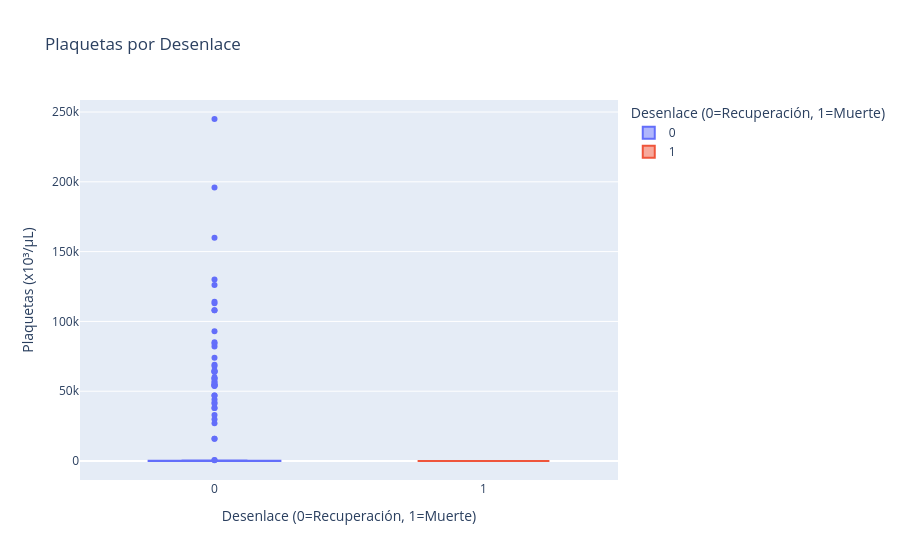
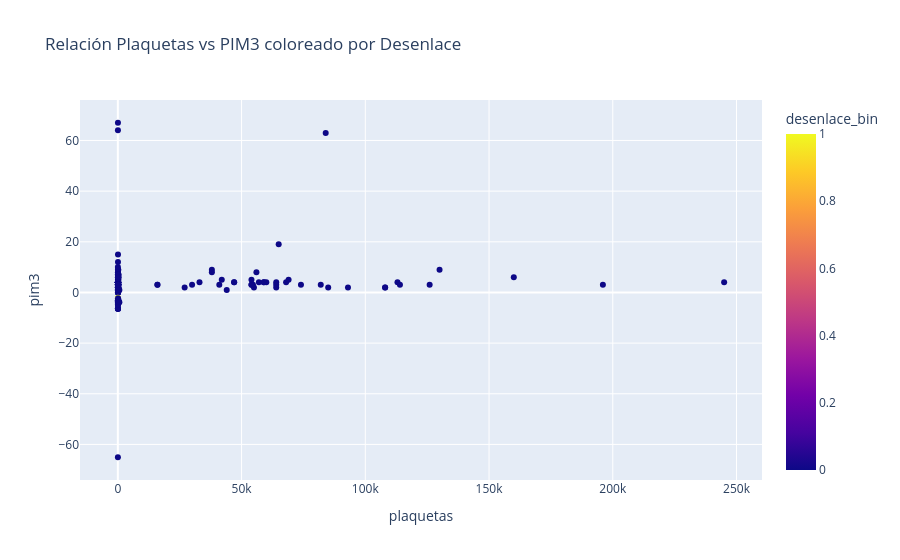

Notebook cell for these charts, in order:
### Markdown cell above
## 6. Exploratory Data Analysis (EDA) – eda_templates.md

### Code cell
# =============================================================================
# 6. Exploratory Data Analysis (EDA) – eda_templates.md + mejores prácticas
# =============================================================================

# Variables numéricas clave
numeric_cols = ["hb", "hto", "plaquetas", "bun", "creatinina", "alt", "ast", "pim3"]

# 1. Distribuciones y boxplots por desenlace
print("=== DISTRIBUCIONES Y COMPARACIÓN POR DESENLACE ===")
for col in numeric_cols:
    if col in df.columns:
        fig, axes = plt.subplots(1, 2, figsize=(14, 5))

        # Histograma + KDE
        sns.histplot(data=df, x=col, kde=True, ax=axes[0])
        axes[0].set_title(f"Distribución de {col}")

        # Boxplot por desenlace
        sns.boxplot(data=df, x="desenlace_bin", y=col, ax=axes[1])
        axes[1].set_title(f"{col} por Desenlace (0=Recuperación, 1=Muerte)")
        axes[1].set_xticklabels(["Recuperación", "Muerte"])

        plt.tight_layout()
        plt.show()

# 2. Matriz de correlación (solo numéricas)
print("\n=== MATRIZ DE CORRELACIÓN ===")
corr_matrix = df[numeric_cols].corr()
plt.figure(figsize=(10, 8))
sns.heatmap(corr_matrix, annot=True, cmap="coolwarm", center=0, fmt=".2f", linewidths=0.5)
plt.title("Matriz de Correlación (Pearson) - Variables Numéricas")
plt.tight_layout()
plt.show()

# 3. Visualización interactiva con Plotly (ideal para exposición)
print("\n=== VISUALIZACIÓN INTERACTIVA (Plotly) ===")
fig = px.box(
    df,
    x="desenlace_bin",
    y="plaquetas",
    color="desenlace_bin",
    title="Plaquetas por Desenlace",
    labels={
        "desenlace_bin": "Desenlace (0=Recuperación, 1=Muerte)",
        "plaquetas": "Plaquetas (x10³/µL)",
    },
)
fig.show()

fig2 = px.scatter(
    df,
    x="plaquetas",
    y="pim3",
    color="desenlace_bin",
    hover_data=["edad_grupo", "sexo"],
    title="Relación Plaquetas vs PIM3 coloreado por Desenlace",
)
fig2.show()

### Figure 1 — Plotly figure (JSON) as saved in the notebook; plotly's stock layout.template omitted (floating-point values rounded to 4 significant figures; data arrays with more than 128 entries replaced by an {"elided": "..."} marker saying what was removed)
{"data": [{"alignmentgroup": "True", "hovertemplate": "Desenlace (0=Recuperación, 1=Muerte)=%{x}<br>Plaquetas (x10³/µL)=%{y}<extra></extra>", "legendgroup": "0", "marker": {"color": "#636efa"}, "name": "0", "notched": false, "offsetgroup": "0", "orientation": "v", "showlegend": true, "type": "box", "x": {"elided": "197 int values"}, "x0": " ", "xaxis": "x", "y": {"elided": "197 float values"}, "y0": " ", "yaxis": "y"}, {"alignmentgroup": "True", "hovertemplate": "Desenlace (0=Recuperación, 1=Muerte)=%{x}<br>Plaquetas (x10³/µL)=%{y}<extra></extra>", "legendgroup": "1", "marker": {"color": "#EF553B"}, "name": "1", "notched": false, "offsetgroup": "1", "orientation": "v", "showlegend": true, "type": "box", "x": [1], "x0": " ", "xaxis": "x", "y": [30.0], "y0": " ", "yaxis": "y"}], "layout": {"boxmode": "overlay", "legend": {"title": {"text": "Desenlace (0=Recuperación, 1=Muerte)"}, "tracegroupgap": 0}, "title": {"text": "Plaquetas por Desenlace"}, "xaxis": {"anchor": "y", "categoryarray": [0, 1], "categoryorder": "array", "domain": [0, 1], "title": {"text": "Desenlace (0=Recuperación, 1=Muerte)"}}, "yaxis": {"anchor": "x", "domain": [0, 1], "title": {"text": "Plaquetas (x10³/µL)"}}}}

### Figure 2 — Plotly figure (JSON) as saved in the notebook; plotly's stock layout.template omitted (floating-point values rounded to 4 significant figures; data arrays with more than 128 entries replaced by an {"elided": "..."} marker saying what was removed)
{"data": [{"customdata": {"elided": "198x2 str values"}, "hovertemplate": "plaquetas=%{x}<br>pim3=%{y}<br>edad_grupo=%{customdata[0]}<br>sexo=%{customdata[1]}<br>desenlace_bin=%{marker.color}<extra></extra>", "legendgroup": "", "marker": {"color": {"elided": "198 int values"}, "coloraxis": "coloraxis", "symbol": "circle"}, "mode": "markers", "name": "", "orientation": "v", "showlegend": false, "type": "scatter", "x": {"elided": "198 float values"}, "xaxis": "x", "y": {"elided": "198 float values"}, "yaxis": "y"}], "layout": {"coloraxis": {"colorbar": {"title": {"text": "desenlace_bin"}}, "colorscale": [[0, "#0d0887"], [0.1111, "#46039f"], [0.2222, "#7201a8"], [0.3333, "#9c179e"], [0.4444, "#bd3786"], [0.5556, "#d8576b"], [0.6667, "#ed7953"], [0.7778, "#fb9f3a"], [0.8889, "#fdca26"], [1, "#f0f921"]]}, "legend": {"tracegroupgap": 0}, "title": {"text": "Relación Plaquetas vs PIM3 coloreado por Desenlace"}, "xaxis": {"anchor": "y", "domain": [0, 1], "title": {"text": "plaquetas"}}, "yaxis": {"anchor": "x", "domain": [0, 1], "title": {"text": "pim3"}}}}
